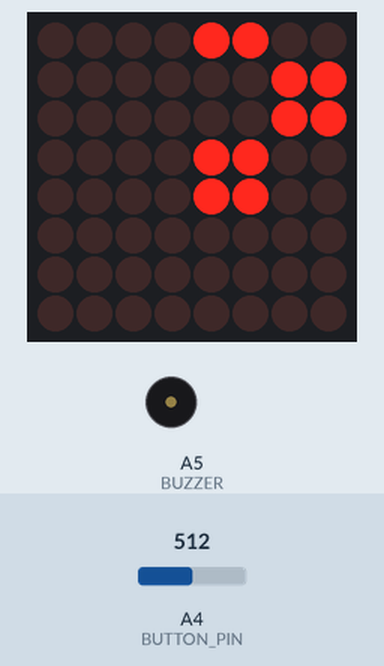
Bench run of a sketch on a simulated Arduino Uno, built with avr-gcc and run on an emulated ATmega328P. Parts: 8×8 LED matrix, buzzer (waves = sounding). Wiring (inferred from the names in the program): LED matrix (orientation assumed): rows A0, pin 4, pin 5, pin 11, pin 7, pin 12, A2, A3; columns pin 6, pin 3, pin 8, pin 2, pin 13, pin 9, A1, pin 10. The test bench sets the inputs (shaded band); at power-on: A4 (BUTTON_PIN) = 512. What the sketch prints to the serial monitor is not drawn.

Above: at 1.2 s.
1.3 s: A4 (BUTTON_PIN) set to 581
At 2.43 s:
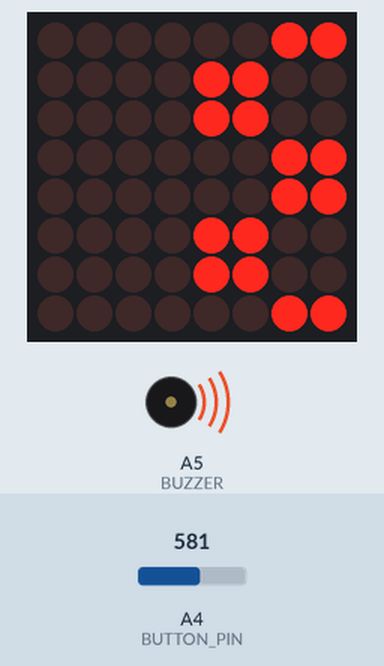
3.3 s: A4 (BUTTON_PIN) set to 610
At 4.46 s:
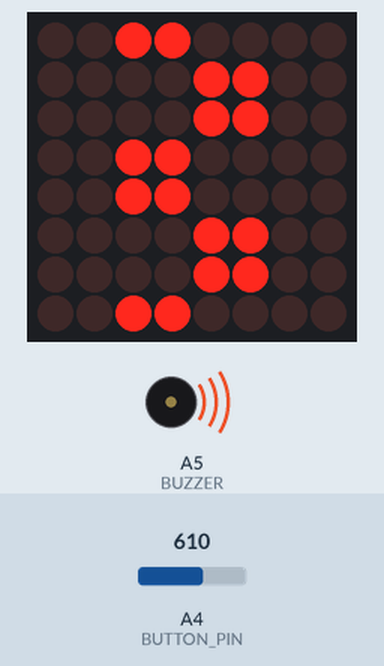
10.7 s: A4 (BUTTON_PIN) set to 716
At 11.45 s:
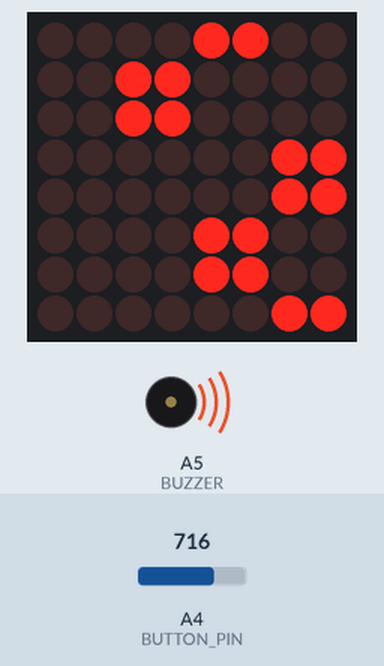
Timing chart, 0 to 20.0 s (numbered marks = the images above; inputs shaded):
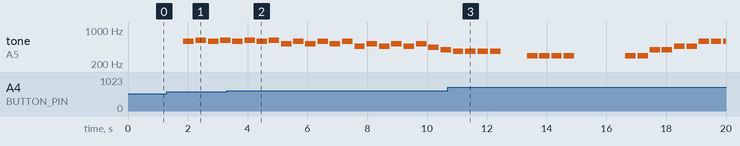

Measured:
- the behaviour switches between 599 and 600 on A4 (BUTTON_PIN) (found by bisection; images 1 and 2)
- by itself, tone on A5 (BUZZER): plays 370 Hz for 0.35 s, 370 Hz for 0.35 s, 370 Hz for 0.35 s, 370 Hz for 0.35 s, 293 Hz for 0.35 s, 293 Hz for 0.35 s … (17 notes in this stretch)

The sketch:

proyecto_piano_tiles_20251120114406.ino
```cpp
// ---------- (mantén tus defines y pines como estaban) ----------
#include <Arduino.h>
#include <stdint.h>

#define ROW_1 A0
#define ROW_2 4
#define ROW_3 5
#define ROW_4 11
#define ROW_5 7
#define ROW_6 12
#define ROW_7 A2
#define ROW_8 A3

#define COL_1 6
#define COL_2 3
#define COL_3 8
#define COL_4 2
#define COL_5 13
#define COL_6 9
#define COL_7 A1
#define COL_8 10

#define BUTTON_PIN A4
#define BUZZER A5

int melody[] = {

  587, 622, 587, 622, 587, 622, 587, 622, 523, 587, 523, 587, 523, 587, 466, 523, 466, 523, 466, 523, 440, 392, 370, 370, 370, 370, 0, 0,
  293, 293, 293, 293, 0, 0, 0, 0,

  293, 293, 392, 392, 466, 466, 587, 587, 587, 587, 0, 0, 587, 587, 523, 523, 466, 466, 440, 440, 466, 466, 466, 466, 0, 0,

  392, 392, 466, 466, 587, 587, 784, 784, 784, 784, 0, 0, 784, 784, 784, 784, 698, 698, 622, 622, 698, 698, 698, 698, 698, 698, 0, 0,

  440, 440, 587, 587, 698, 698, 880, 880, 880, 880, 784, 784, 698, 698, 659, 659, 698, 698, 784, 784, 784, 784, 698, 698, 659, 659, 659, 659, 587, 587, 523, 523, 466, 466,
  523, 523, 587, 587, 523, 523, 392, 392, 440, 440, 440, 440, 440, 440, 440, 440, 0, 0, 0, 0,

  1046, 932, 932, 932, 880, 880, 880, 0, 0, 1046, 932, 932, 880, 784, 740, 622, 587, 587, 587, 587, 0,

  98, 98, 293, 293, 293, 293, 73, 73, 293, 293, 293, 293, 98, 98, 293, 293, 293, 293,

  293, 293, 392, 392, 466, 466, 587, 587, 587, 587, 587, 587, 523, 523, 466, 466, 440, 440, 466, 466, 466, 466,
  392, 392, 466, 466, 587, 587, 784, 784, 784, 784, 784, 784, 784, 784, 698, 698, 622, 622, 698, 698, 698, 698, 698, 698,
  440, 440, 587, 587, 698, 698, 880, 880, 880, 880, 784, 784, 698, 698, 659, 659, 698, 698, 784, 784, 784, 784, 698, 698, 659, 659,
  659, 587, 554, 587, 587, 523, 523, 466, 466, 440, 440, 494, 494, 554, 554, 587, 587, 587, 587, 587,
};


int baseDuration = 350;
int currentNote = 0;

byte rowPins[8] = { ROW_1, ROW_2, ROW_3, ROW_4, ROW_5, ROW_6, ROW_7, ROW_8 };
byte colPins[8] = { COL_1, COL_2, COL_3, COL_4, COL_5, COL_6, COL_7, COL_8 };

bool ROW_ACTIVE = LOW;
bool COL_ACTIVE = HIGH;

#define SONG_ROWS 160
#define BLOCKS_PER_ROW 4

uint8_t songBuffer[SONG_ROWS][BLOCKS_PER_ROW] = {
  {0,0,0,0},
  {0,0,0,0},
  {0,1,0,0},
  {1,0,0,0},
  {0,1,0,0},
  {1,0,0,0},
  {0,1,0,0},
  {1,0,0,0},
  {0,0,1,0},
  {0,1,0,0},
  {0,0,1,0},
  {0,1,0,0},
  {0,0,1,0},
  {0,1,0,0},
  {0,0,0,1},
  {0,0,1,0},
  {0,0,0,1},
  {0,0,1,0},
  {0,0,0,1},
  {0,0,1,0},
  {0,0,0,0},
  {0,0,0,0},
  {0,1,0,0},
  {1,0,0,0},
  {0,1,0,0},
  {1,0,0,0},
  {0,1,0,0},
  {1,0,0,0},
  {0,0,1,0},
  {0,1,0,0},
  {0,0,1,0},
  {0,1,0,0},
  {0,0,1,0},
  {0,1,0,0},
  {0,0,0,1},
  {0,0,1,0},
  {0,0,0,1},
  {0,0,1,0},
  {0,0,0,1},
  {0,0,1,0},
  {0,0,0,0},
  {0,0,0,0},
  {0,1,0,0},
  {1,0,0,0},
  {0,1,0,0},
  {1,0,0,0},
  {0,1,0,0},
  {1,0,0,0},
  {0,0,1,0},
  {0,1,0,0},
  {0,0,1,0},
  {0,1,0,0},
  {0,0,1,0},
  {0,1,0,0},
  {0,0,0,1},
  {0,0,1,0},
  {0,0,0,1},
  {0,0,1,0},
  {0,0,0,1},
  {0,0,1,0},
  {0,0,0,0},
  {0,0,0,0},
  {0,1,0,0},
  {1,0,0,0},
  {0,1,0,0},
  {1,0,0,0},
  {0,1,0,0},
  {1,0,0,0},
  {0,0,1,0},
  {0,1,0,0},
  {0,0,1,0},
  {0,1,0,0},
  {0,0,1,0},
  {0,1,0,0},
  {0,0,0,1},
  {0,0,1,0},
  {0,0,0,1},
  {0,0,1,0},
  {0,0,0,1},
  {0,0,1,0},
  {0,0,0,0},
  {0,0,0,0},
  {0,1,0,0},
  {1,0,0,0},
  {0,1,0,0},
  {1,0,0,0},
  {0,1,0,0},
  {1,0,0,0},
  {0,0,1,0},
  {0,1,0,0},
  {0,0,1,0},
  {0,1,0,0},
  {0,0,1,0},
  {0,1,0,0},
  {0,0,0,1},
  {0,0,1,0},
  {0,0,0,1},
  {0,0,1,0},
  {1,0,0,0},
  {0,0,1,0},
  {0,0,0,0},
  {0,0,0,0},
  {0,0,0,1},
  {1,0,0,0},
  {0,1,0,0},
  {1,0,0,0},
  {0,1,0,0},
  {1,0,0,0},
  {0,0,1,0},
  {0,1,0,0},
  {0,0,1,0},
  {0,1,0,0},
  {0,0,1,0},
  {0,1,0,0},
  {0,0,0,1},
  {1,0,0,0},
  {0,0,0,1},
  {0,0,1,0},
  {0,0,0,1},
  {0,0,1,0},
  {0,0,0,0},
  {0,0,1,0},
  {0,1,0,0},
  {0,0,0,0},
  {0,1,0,0},
  {1,0,0,0},
  {0,1,0,0},
  {1,0,0,0},
  {0,0,1,0},
  {0,1,0,0},
  {0,0,1,0},
  {0,1,0,0},
  {0,0,1,0},
  {0,1,0,0},
  {0,0,0,1},
  {0,0,1,0},
  {0,0,0,1},
  {0,0,1,0},
  {0,0,0,1},
  {0,0,1,0},
  {0,0,0,0},
  {0,0,0,0},
  {0,1,0,0},
  {1,0,0,0},
  {0,1,0,0},
  {1,0,0,0},
  {0,1,0,0},
  {1,0,0,0},
  {0,0,1,0},
  {0,1,0,0},
  {0,0,1,0},
  {0,1,0,0},
  {0,0,1,0},
  {0,1,0,0},
  {0,0,0,1},
  {0,0,1,0},
  {0,0,0,1},
  {0,0,1,0},
  {0,0,0,1},
  {0,0,1,0},
};

// ----- estado botones -----
int ultimoBoton = -1;
unsigned long tiempoBoton = 0;
const unsigned long VENTANA_MS = 150; // ventana de tiempo para aceptar la pulsación

// ----- filas ya procesadas (para no contar doble) -----
bool consumed[SONG_ROWS];

// -------------------------
void setup() {
  for (int i = 0; i < 8; i++) {
    pinMode(rowPins[i], OUTPUT);
    pinMode(colPins[i], OUTPUT);
  }
  pinMode(BUTTON_PIN, INPUT); // analog pin read, ladder con pull-down externo
  Serial.begin(9600);

  // apaga todo y resetea consumed
  for (int i = 0; i < SONG_ROWS; i++) consumed[i] = false;
  clearMatrix();
}

// -------------------------
void clearMatrix() {
  for (int r = 0; r < 8; r++) digitalWrite(rowPins[r], !ROW_ACTIVE);
  for (int c = 0; c < 8; c++) digitalWrite(colPins[c], !COL_ACTIVE);
}

// -------------------------
// lee el ladder y devuelve 0..3 o -1
int leerBoton() {
  int v = analogRead(BUTTON_PIN);

  if (v < 1) return -1;        // Nada
  else if (v < 600) return 0; // 220Ω
  else if (v < 900) return 1; // 330Ω
  else if (v < 1000) return 2; // 2kΩ
  else if (v < 1200) return 3; // 10kΩ

  return -1;
}

// -------------------------
// Dibuja UNA columna (multiplexado) para el offset dado
void drawColumnFromBuffer(uint8_t buffer[][BLOCKS_PER_ROW], int numRows, int col, int offset) {

  // Apagamos todas las filas (estado base para esta columna)
  for (int r = 0; r < 8; r++) digitalWrite(rowPins[r], !ROW_ACTIVE);
  // Apagamos todas las columnas por seguridad
  for (int c = 0; c < 8; c++) digitalWrite(colPins[c], !COL_ACTIVE);

  // Activamos solo la columna actual
  digitalWrite(colPins[col], COL_ACTIVE);

  int blockCol = col / 2;

  for (int realRow = 0; realRow < 8; realRow++) {
    int bufferRow = (realRow + offset) / 2;

    // Si fuera de rango, apagamos esa fila
    if (bufferRow < 0 || bufferRow >= numRows) {
      digitalWrite(rowPins[realRow], !ROW_ACTIVE);
      continue;
    }

    // Si la celda está a 1 -> ON, sino OFF (esto evita arrastres)
    if (buffer[bufferRow][blockCol] == 1) digitalWrite(rowPins[realRow], ROW_ACTIVE);
    else digitalWrite(rowPins[realRow], !ROW_ACTIVE);
  }
}

// -------------------------
// Detecta aciertos/misses para la fila que está EN LA PARTE INFERIOR en este offset
void detectarAciertos_porOffset(uint8_t buffer[][BLOCKS_PER_ROW], int numRows, int offset) {

  // Calculamos qué fila del buffer está en la fila física 7 (la inferior)
  int bufferRowBottom = (7 + offset) / 2;

  // Validez
  if (bufferRowBottom < 0 || bufferRowBottom >= numRows) return;

  // Si ya procesamos esa fila antes, saltamos
  if (consumed[bufferRowBottom]) return;

    int note = melody[currentNote];
    if (note == 0) noTone(BUZZER);
    else
    {
      tone(BUZZER, note, baseDuration);

    }
    currentNote++;

  // Leemos si hubo pulsación reciente
  bool huboPulsacionReciente = (millis() - tiempoBoton <= VENTANA_MS);
  int boton = -1;
  if (huboPulsacionReciente) {
    boton = ultimoBoton;
  }

  // Para cada bloque de columna (0..3)
  for (int blockCol = 0; blockCol < BLOCKS_PER_ROW; blockCol++) {
    if (buffer[bufferRowBottom][blockCol] == 1) {
      // nota presente en esta columna de bloques
      if (huboPulsacionReciente && boton == blockCol) {
        Serial.print("✔ ACIERTO en columna ");
        Serial.println(blockCol);
        // Consumir pulsación para evitar múltiples hits con la misma pulsación
        ultimoBoton = -1;
        tiempoBoton = 0;
      } else {
        // Si no hubo pulsación reciente o la pulsación no coincide
        Serial.print("✘ FALLO en columna ");
        Serial.println(blockCol);
      }
    }
  }

  // Marcamos la fila del buffer como procesada (no volverá a contarse)
  consumed[bufferRowBottom] = true;
}

// -------------------------
// Scroll principal: offset sube 0..maxOffset-1
void scrollBuffer(uint8_t buffer[][BLOCKS_PER_ROW], int numRows, int speedMs) {
  int maxOffset = numRows * 2;

  for (int offset = maxOffset; offset > 0; offset--) {

    unsigned long tStart = millis();

    // Durante speedMs mostramos el mismo offset, escaneando columnas
    while (millis() - tStart < speedMs) {

      for (int col = 0; col < 8; col++) {

        drawColumnFromBuffer(buffer, numRows, col, offset);

        // Leer botón continuamente durante el multiplexado
        int b = leerBoton();
        if (b != -1) {
          ultimoBoton = b;
          tiempoBoton = millis();
        }

        // breve tiempo por columna para control de refresco (ajusta si quieres)
        delayMicroseconds(800);
      }
    }

    // Después de mostrar este offset, procesamos la fila que está abajo
    detectarAciertos_porOffset(buffer, numRows, offset);
  }
}

// -------------------------
void loop() {
  scrollBuffer(songBuffer, SONG_ROWS, 200);
}
```
